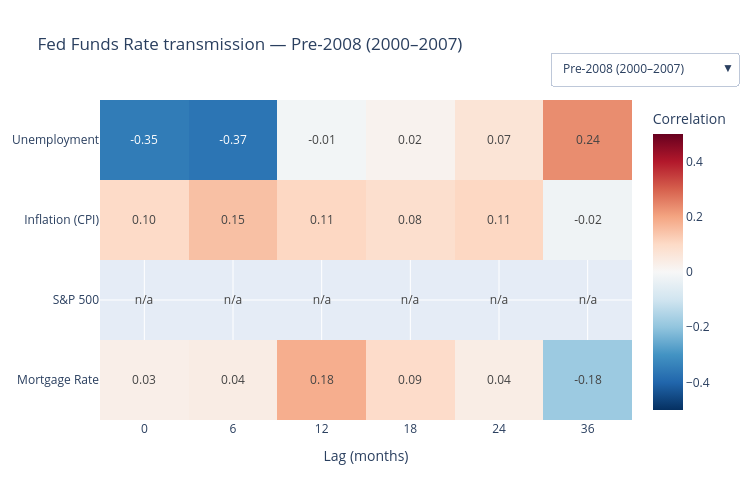

The cell this chart's notebook holds for it:
### Markdown cell above
## B.1 Interactive Version — Plotly Dropdown Heatmap

We rebuild the heatmap as a single interactive Plotly figure. A dropdown 
menu lets the user select a regime, dynamically updating the heatmap's 
values and title. Hovering over any cell shows the exact correlation 
value. A static PNG is also saved as a GitHub preview fallback.

### Code cell
def plot_b1_interactive():
    targets_list = list(TARGETS.keys())
    regime_names = list(corr_matrices.keys())

    z_data = [corr_matrices[r].values.astype(float) for r in regime_names]
    text_data = [
        [["n/a" if pd.isna(v) else f"{v:.2f}" for v in row] for row in matrix]
        for matrix in z_data
    ]

    fig = go.Figure(
        data=go.Heatmap(
            z=z_data[0],
            x=[str(l) for l in LAGS],
            y=targets_list,
            colorscale="RdBu_r",
            zmid=0, zmin=-0.5, zmax=0.5,
            text=text_data[0],
            texttemplate="%{text}",
            hovertemplate="Variable: %{y}<br>Lag: %{x} months<br>Correlation: %{z:.2f}<extra></extra>",
            colorbar=dict(title="Correlation"),
        )
    )

    buttons = []
    for i, regime_name in enumerate(regime_names):
        clean_name = regime_name.replace("\n", " ")
        buttons.append(dict(
            label=clean_name,
            method="update",
            args=[{"z": [z_data[i]], "text": [text_data[i]]},
                  {"title": f"Fed Funds Rate transmission — {clean_name}"}]
        ))

    fig.update_layout(
        updatemenus=[dict(
            buttons=buttons,
            direction="down",
            x=1.2, y=1.15,
            showactive=True,
        )],
        title=f"Fed Funds Rate transmission — {regime_names[0].replace(chr(10),' ')}",
        xaxis_title="Lag (months)",
        width=750, height=500,
    )

    fig.show()

plot_b1_interactive()

### Figure 1 — Plotly figure (JSON) as saved in the notebook; plotly's stock layout.template omitted (floating-point values rounded to 4 significant figures)
{"data": [{"colorbar": {"title": {"text": "Correlation"}}, "colorscale": [[0, "rgb(5,48,97)"], [0.1, "rgb(33,102,172)"], [0.2, "rgb(67,147,195)"], [0.3, "rgb(146,197,222)"], [0.4, "rgb(209,229,240)"], [0.5, "rgb(247,247,247)"], [0.6, "rgb(253,219,199)"], [0.7, "rgb(244,165,130)"], [0.8, "rgb(214,96,77)"], [0.9, "rgb(178,24,43)"], [1, "rgb(103,0,31)"]], "hovertemplate": "Variable: %{y}<br>Lag: %{x} months<br>Correlation: %{z:.2f}<extra></extra>", "text": [["0.03", "0.04", "0.18", "0.09", "0.04", "-0.18"], ["n/a", "n/a", "n/a", "n/a", "n/a", "n/a"], ["0.10", "0.15", "0.11", "0.08", "0.11", "-0.02"], ["-0.35", "-0.37", "-0.01", "0.02", "0.07", "0.24"]], "texttemplate": "%{text}", "type": "heatmap", "x": ["0", "6", "12", "18", "24", "36"], "y": ["Mortgage Rate", "S&P 500", "Inflation (CPI)", "Unemployment"], "z": [[0.03134, 0.03865, 0.1833, 0.09472, 0.03704, -0.1845], [NaN, NaN, NaN, NaN, NaN, NaN], [0.09892, 0.1501, 0.1053, 0.08469, 0.1054, -0.02159], [-0.3517, -0.3666, -0.01256, 0.01932, 0.06944, 0.2352]], "zmax": 0.5, "zmid": 0, "zmin": -0.5}], "layout": {"height": 500, "title": {"text": "Fed Funds Rate transmission — Pre-2008 (2000–2007)"}, "updatemenus": [{"buttons": [{"args": [{"text": [[["0.03", "0.04", "0.18", "0.09", "0.04", "-0.18"], ["n/a", "n/a", "n/a", "n/a", "n/a", "n/a"], ["0.10", "0.15", "0.11", "0.08", "0.11", "-0.02"], ["-0.35", "-0.37", "-0.01", "0.02", "0.07", "0.24"]]], "z": [[[0.03134, 0.03865, 0.1833, 0.09472, 0.03704, -0.1845], [null, null, null, null, null, null], [0.09892, 0.1501, 0.1053, 0.08469, 0.1054, -0.02159], [-0.3517, -0.3666, -0.01256, 0.01932, 0.06944, 0.2352]]]}, {"title": "Fed Funds Rate transmission — Pre-2008 (2000–2007)"}], "label": "Pre-2008 (2000–2007)", "method": "update"}, {"args": [{"text": [[["-0.01", "0.03", "0.06", "0.12", "-0.06", "-0.03"], ["-0.10", "0.25", "0.20", "0.10", "0.22", "0.07"], ["0.29", "0.18", "-0.06", "0.01", "0.06", "-0.16"], ["-0.20", "-0.34", "-0.39", "-0.04", "-0.04", "0.15"]]], "z": [[[-0.009628, 0.02803, 0.05947, 0.1165, -0.05805, -0.03079], [-0.09606, 0.2479, 0.2011, 0.09831, 0.2175, 0.06754], [0.2859, 0.1827, -0.05554, 0.01013, 0.06239, -0.162], [-0.2028, -0.3377, -0.3876, -0.03892, -0.03992, 0.1527]]]}, {"title": "Fed Funds Rate transmission — Zero-Rate Era (2008–2020)"}], "label": "Zero-Rate Era (2008–2020)", "method": "update"}, {"args": [{"text": [[["0.10", "0.03", "-0.01", "-0.17", "-0.29", "-0.04"], ["0.02", "0.11", "0.01", "0.13", "0.14", "0.03"], ["0.37", "-0.01", "-0.18", "-0.32", "-0.38", "0.02"], ["-0.33", "0.44", "0.15", "0.39", "0.25", "0.16"]]], "z": [[[0.0989, 0.02976, -0.01064, -0.1672, -0.2941, -0.03707], [0.0211, 0.107, 0.007387, 0.1311, 0.1379, 0.03378], [0.3745, -0.01249, -0.185, -0.3234, -0.379, 0.01749], [-0.3332, 0.44, 0.1508, 0.3909, 0.2487, 0.1592]]]}, {"title": "Fed Funds Rate transmission — Post-COVID (2020–2026)"}], "label": "Post-COVID (2020–2026)", "method": "update"}], "direction": "down", "showactive": true, "x": 1.2, "y": 1.15}], "width": 750, "xaxis": {"title": {"text": "Lag (months)"}}}}
